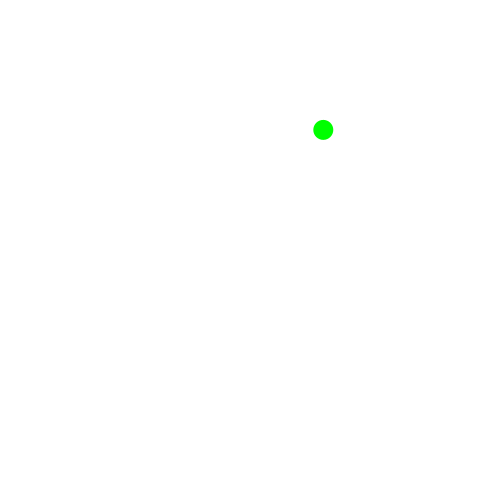
Frame 1 (no input)
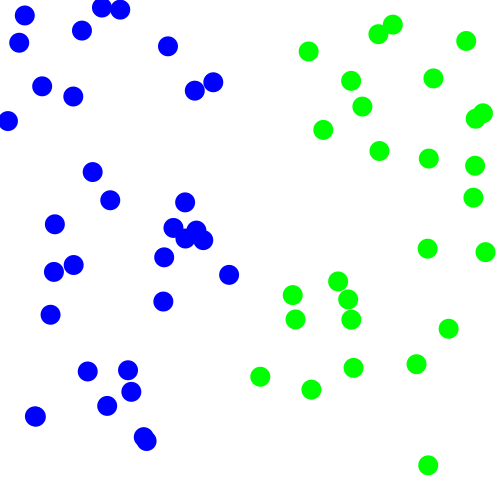
Frame 60 (the mouse pressed at the canvas centre just before this capture)
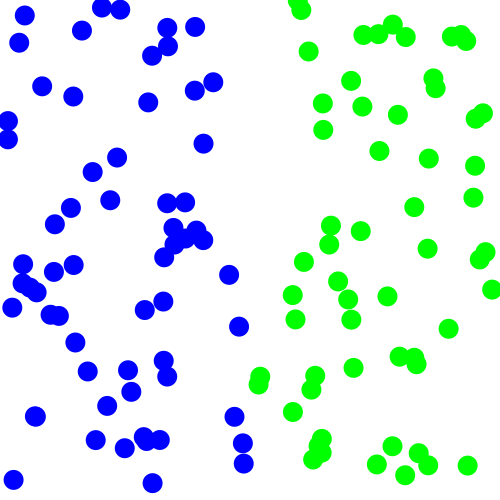
Frame 120 (the mouse held since frame 60 and released just before this capture)

The Processing sketch that drew these frames (run headless with seeded random() and noise(); from frame 60 on, the mouse is pressed at the canvas centre):

// Processing sketch: Split
// ── Split.pde
// This program creates random dots in a circle on the screen
//by Joshua Maguire and David Jaggard

//global variables
float x;
float y;
float z;

void setup(){
  background (255);
  size (500,500);
  noStroke();
}


void draw(){
  x = random(500);
  y = random (500); 
  //z = dist(250,250,x,y);
  
  if (x<=250){
    fill (0,0,255);
    ellipse (x,y,20,20);
  }
  else {
    fill (0,255,0);
    ellipse (x,y,20,20);
  }
  
  
}
